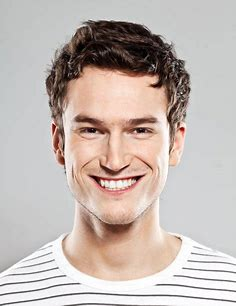
#> input picture img/2.jpg, 236 x 306 px
$ python face_det.py
#> lines starting #> are read from the running program, lines starting #| are printed output that depends on the picture; after the words box and inside, x2 and y2 are one past the last pixel; in counts of white or black regions, pixels touching at a corner belong together
import cv2


def detect_face(path):
#> called with path = './img/2.jpg'
    global cutimg
    image = cv2.imread(path)
#> image is the input picture: shape (306, 236, 3); mean B, G, R 178.8, 184.4, 196.3
    image_temp = cv2.imread(path)

    gray = cv2.cvtColor(image, cv2.COLOR_BGR2GRAY)
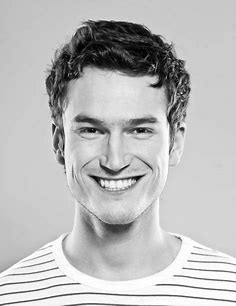
#> gray: shape (306, 236); min 0, max 255, mean 187.3
    classifier = cv2.CascadeClassifier("D:\Python3.10\Lib\site-packages\cv2\data\haarcascade_frontalface_default.xml")
    faceRect = classifier.detectMultiScale(gray, scaleFactor=1.6, minNeighbors=3, minSize=(50, 50))
#> faceRect = [[37, 67, 157, 157]]
    if len(faceRect):
        for face in faceRect:
            x, y, w, h = face
            x_exp = x - 30
            y_exp = y - 30
            w_exp = w + 30
            h_exp = h + 30
            cutimg = image_temp[y_exp:y + h_exp, x_exp:x + h_exp]
            cv2.rectangle(image, (x_exp, y_exp), (x + w_exp, y + h_exp), (0, 255, 0), 1)
#> this loop made 1 pass
#> (x, y, w, h, x_exp, y_exp, w_exp, h_exp) on pass 1: (37, 67, 157, 157, 7, 37, 187, 187)
#> pass 1, in detect_face, `cutimg = image_temp[y_exp:y + h_exp, x_exp:x + h_exp]`:
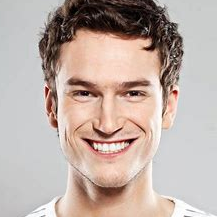
#> cutimg: shape (217, 217, 3); mean B, G, R 166.8, 174.3, 190.9
#> after the loop:
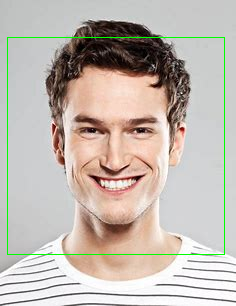
#> image: shape (306, 236, 3); 1.2% of pixels changed, all inside (x1, y1, x2, y2) = (7, 37, 225, 255)

    return cutimg


if __name__ == '__main__':
    filepath = "./img/2.jpg"
    face = detect_face(filepath)
    cv2.imshow('face', face)
    cv2.waitKey(0)
    cv2.destroyAllWindows()

$ run again, with img/1.jpg copied over img/2.jpg
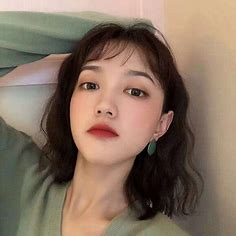
#> input picture img/1.jpg, 236 x 236 px
#> in detect_face, image is the input picture: shape (236, 236, 3); mean B, G, R 96.1, 112.4, 133
#> in detect_face, `gray = cv2.cvtColor(image, cv2.COLOR_BGR2GRAY)`:
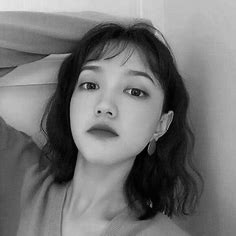
#> gray: shape (236, 236); min 0, max 231, mean 116.7
#> faceRect = [[58, 54, 98, 98]]
#> the loop in detect_face, `for face in faceRect:` made 1 pass
#> (x, y, w, h, x_exp, y_exp, w_exp, h_exp) on pass 1: (58, 54, 98, 98, 28, 24, 128, 128)
#> after the loop in detect_face, `for face in faceRect:`:
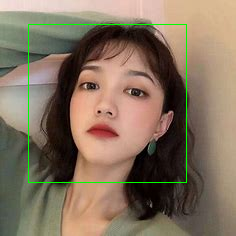
#> image: shape (236, 236, 3); 1.13% of pixels changed, all inside (x1, y1, x2, y2) = (28, 24, 187, 183)
